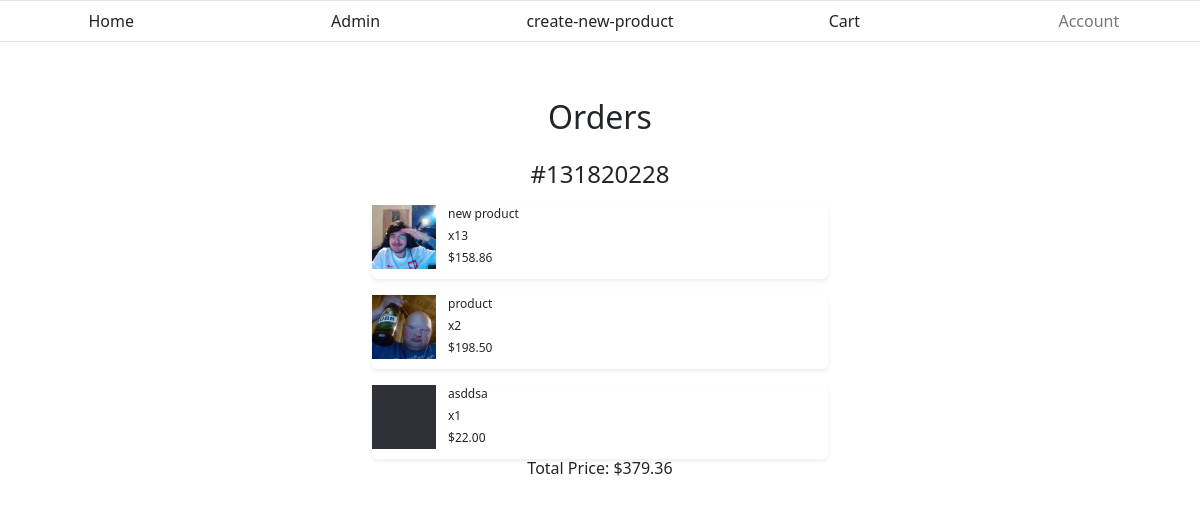
The app's page /orders/ (signed in), older data.
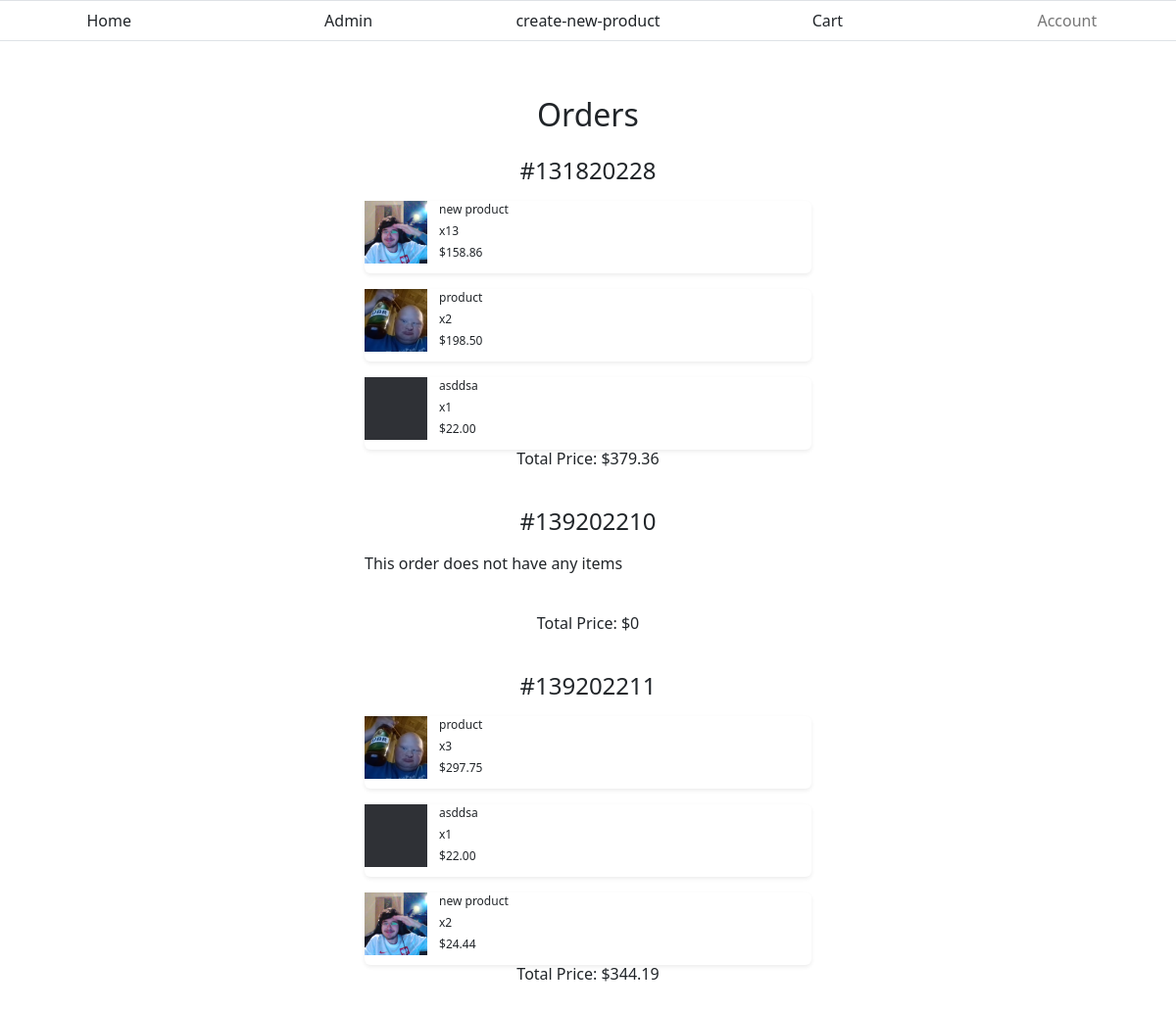
The same page, newer data.
### Ecommerce/models.py (models this page shows, shortened)
class Order(models.Model):
	user = models.ForeignKey(Account, on_delete=models.CASCADE)
	is_active = models.BooleanField(default=True) # if can be editted by user
	created = models.DateTimeField(auto_now_add=True)
	made = models.BooleanField(default=False) # if has been made by user
	paid = models.BooleanField(default=False) # if has beed paid by user
	complete = models.BooleanField(default=False) # if has been completed by admin/service
	def getID(self):
		return ("#{}{}{}{}{}".format(self.user.id, self.created.day, self.created.month, self.created.year, self.id))
	def getItems(self):
		return OrderItem.objects.filter(order=self)
	def getTotal(self):
		total = 0
		items = self.getItems()
		for item in items:
			total += item.get_total_price()
		return total

class OrderItem(models.Model):
	order = models.ForeignKey(Order, on_delete=models.CASCADE)
	item = models.ForeignKey(Product, on_delete=models.CASCADE)
	quantity = models.IntegerField()
	def get_total_price(self):
		price = self.item.price * self.quantity
		return price

class Product(models.Model):
	name = models.CharField(max_length=200)
	category = models.ForeignKey(Category, on_delete=models.CASCADE)
	availability = models.IntegerField()
	price = models.DecimalField(max_digits=5, decimal_places=2)
	def get_image_url(self):
		return Photo.objects.get(product=self).file.url

class Photo(models.Model):
	file = models.ImageField(upload_to=getImageURL, default="static/default.png")
	uploaded = models.DateTimeField(auto_now_add=True)
	product = models.ForeignKey(Product, on_delete=models.CASCADE, null=True, blank=True)

### Account/models.py (models this page shows, shortened)
class Account(AbstractBaseUser):
	email = models.EmailField( unique=True, max_length=60)
	username = models.CharField(max_length=60, unique=True)
	date_joined = models.DateTimeField(auto_now_add=True)
	last_login = models.DateTimeField(auto_now=True)
	is_admin = models.BooleanField(default=False)
	is_active = models.BooleanField(default=True)
	is_staff = models.BooleanField(default=False)
	is_superuser = models.BooleanField(default=False)
	USERNAME_FIELD= 'email'
	REQUIRED_FIELDS = ['username']
	objects = MyAccountManager()
	profile_picture = models.ImageField(upload_to=getImageURL, default="media/static/profile_pics/default.png")

### Ecommerce/views.py (the view)
# urls.py: path('orders/', OrderListView, name="order-list"),
@login_required
def OrderListView(request):
	context = {}
	user = request.user
	orders = Order.objects.filter(user=user)
	context['orders'] = orders
	return render(request, "Ecommerce/orders.html", context)

### Ecommerce/templates/Ecommerce/orders.html (shortened to what this page needs)
{% extends 'base.html' %}
{% block content %}
	<div class="user-data ">
		<div class="title">
			<h2>Orders</h2>
		</div>
		{% for order in orders %}
			<div class="order">
				<div class="order-side"></div>
				<div class="order-main">
					<div class="order-title">
						<h2>{{order.getID}}</h2>
					</div>
					{% if order.getItems %}
						{% for item in order.getItems %}
							<div class="order-item shadow-sm bg-white rounded">
								<div class="order-item-img">
									<img src="{{item.item.get_image_url}}">
								</div>
								<div class="order-item-data">
									<div class="data-part">
										<p>{{item.item.name}}</p>
									</div >
									<div class="data-part">
										<p>x{{item.quantity}}</p>
									</div>
									<div class="data-part">
										<p>${{item.get_total_price}}</p>
									</div>
								</div>
							</div>
						{% endfor %}
					{% else %}
						<div class="order-item">
							<p>This order does not have any items</p>
						</div>
					{% endif %}
					<div class="order-total">
						<h3>Total Price: ${{order.getTotal}}</h3>
					</div>
				</div>
				<div class="order-side"></div>
			</div>
		{% endfor %}
	</div>
{% endblock content %}

### templates/base.html (shortened to what this page needs)
{% load static %}
<!DOCTYPE html>
<html>
<head>
	<link href="https://cdn.jsdelivr.net/npm/bootstrap@5.2.0/dist/css/bootstrap.min.css" rel="stylesheet">
    <link rel="stylesheet" href="https://cdnjs.cloudflare.com/ajax/libs/cropper/4.1.0/cropper.min.css">
</head>
<body>
	<div class="container-fluid" style="padding: 0;">
		<div class="row border pt-2 pb-2">
			<div class="col" align="center">
				<a href="{% url 'home' %}">Home</a>
			</div>
			<div class="col" align="center">
				<a href="/admin/">Admin</a>
			</div>
			<div class="col" align="center">
				<a href="{% url 'create-new-product' %}">create-new-product</a>
			</div>
			<div class="col" align="center">
				<a href="{% url 'cart' %}">Cart</a>
			</div>
			{% if user.is_authenticated %}
				<div class="col" align="center">
					<div class="dropdown" data-dropdown>
						<button class="link" data-dropdown-button>Account</button>
					</div>
				</div>
			{% else %}
				<div class="col" align="center">
					<div class="dropdown">
						<a href="{% url 'login' %}">Login</a>
					</div>
				</div>
			{% endif %}
			</div>
		</div>
		<div class="d-flex flex-row">
			<div class="col-sm" align="center" >
			</div>
			<div class="col-8 main-content">
				{% block content %}
				{% endblock content %}
			</div>
			<div class="col-sm" align="center">
			</div>
		</div>
	<link rel="stylesheet" href="{% static 'styles/style.css' %}" />
</body>
</html>

### static/styles/style.css (style rules this page uses)
a, a:hover, a:focus, a:active { text-decoration: none; color: inherit; }

### templates/base.html (style rules this page uses)
.link { background: none; border: none; text-decoration: none; color: #777; cursor: pointer; }
.dropdown button { background: none!important; border: none; padding: 0!important; text-decoration: none; cursor: pointer; }
.dropdown { position: relative; }

### Ecommerce/templates/Ecommerce/orders.html (style rules this page uses)
.user-data { margin-top: 20px; display: flex; flex-direction: column; padding: 20px; margin-bottom: 20px; }
.order { margin-bottom: 32px; display: flex; flex-direction: row; }
.order > .order-side { flex: 1; }
.order > .order-main { flex: 3; }
.title { text-align: center; padding: 1rem; }
.order-title { text-align: center; }
.order-title h2 { font-size: 24px; }
.order-total { text-align: center; }
.order-total h3 { font-size: 16px; }
.order-item { min-height: 64px; padding-bottom: 10px; position: relative; margin-top: 16px; }
.order-item-img { position: absolute; width: 64px; height: 64px; margin-right: 0; padding: 0; left: 0; }
.order-item-data { margin-left: 64px; padding-left: 12px; height: 64px; display: flex; flex-direction: column; }
.order-item-data p { font-size: 12px; }
.order-item img { height: 64px; }
.data-part { height: 20px; margin-bottom: 2px; }

Row changes from the older to the newer data that the page shows:
added Order: getID "#139202210", shows "This order does not have any items", getTotal "0"
added Order: getID "#139202211", getTotal "344.19"
added OrderItem: item.get_image_url (picture), item.name "product", quantity "3", get_total_price "297.75", shown under "#139202211"
added OrderItem: item.get_image_url (picture), item.name "asddsa", quantity "1", get_total_price "22.00", shown under "#139202211"
added OrderItem: item.get_image_url (picture), item.name "new product", quantity "2", get_total_price "24.44", shown under "#139202211"
